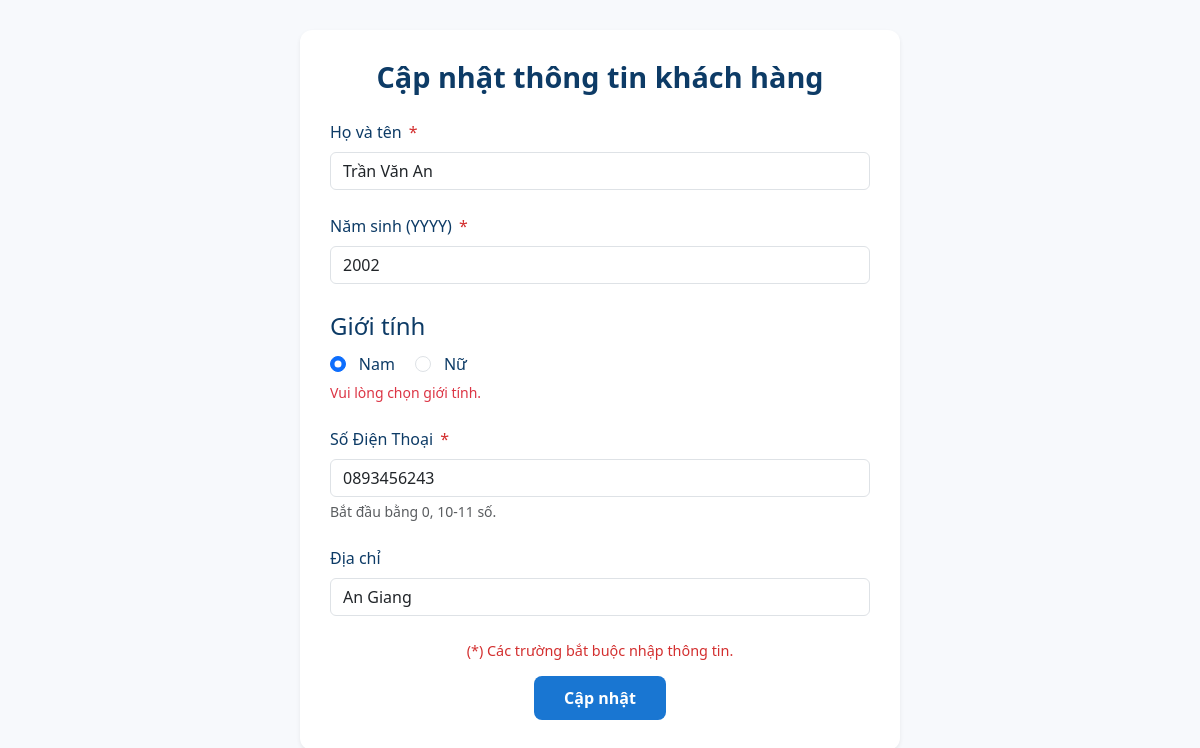
The app's page /admin/pages/suakhachhang.php?id=1 with its own data.
### tables this page shows
CREATE TABLE IF NOT EXISTS `tbl_khachhang` (
    `MaKH` int(10) NOT NULL AUTO_INCREMENT,
    `HoVaTen` varchar(50) NOT NULL,
    `NamSinh` year(4) NOT NULL,
    `GioiTinh` tinyint(1) NOT NULL,
    `SoDienThoai` varchar(10) NOT NULL,
    `DiaChi` nvarchar(50),
    PRIMARY KEY (`MaKH`)
  );

### admin/pages/suakhachhang.php (the view, shortened to what this page needs)
<!DOCTYPE html>
<html lang="vi">
<head>
  <link href="https://cdn.jsdelivr.net/npm/bootstrap@5.3.3/dist/css/bootstrap.min.css" rel="stylesheet" />
</head>
<body>
<?php
  include("../includes/connect.php");
  $bien = isset($_GET['id']) ? (int)$_GET['id'] : 0;
  $stmt = $connect->prepare("SELECT * FROM tbl_khachhang WHERE MaKH = ?");
  $stmt->bind_param("i", $bien);
  $stmt->execute();
  $result = $stmt->get_result();
  $row = $result->fetch_array(MYSQLI_ASSOC);
?>
<div class="form-wrapper shadow-sm">
  <h2 class="form-title">Cập nhật thông tin khách hàng</h2>
  <form action="suakhachhang_submit.php" method="post" novalidate>
    <div class="mb-4">
      <label for="HoTen" class="form-label">Họ và tên <span class="requirefield">*</span></label>
      <input
        type="text"
        id="HoTen"
        name="HoTen"
        class="form-control"
        value="<?php echo htmlspecialchars($row['HoVaTen']); ?>"
        required
        placeholder="Nhập họ và tên"
        maxlength="100"
      />
    </div>
    <div class="mb-4">
      <label for="NamSinh" class="form-label">Năm sinh (YYYY) <span class="requirefield">*</span></label>
      <input
        type="number"
        id="NamSinh"
        name="NamSinh"
        class="form-control"
        value="<?php echo htmlspecialchars($row['NamSinh']); ?>"
        required
        min="1900" max="<?php echo date('Y'); ?>"
        placeholder="Ví dụ: 1985"
      />
    </div>
    <fieldset class="mb-4">
      <legend class="form-label mb-2">Giới tính</legend>
      <div class="form-check form-check-inline">
        <input
          class="form-check-input"
          type="radio"
          name="GioiTinh"
          id="nam"
          value="0"
          <?php if($row['GioiTinh'] == 0) echo 'checked'; ?>
          required
        />
        <label class="form-check-label" for="nam">Nam</label>
      </div>
      <div class="form-check form-check-inline">
        <input
          class="form-check-input"
          type="radio"
          name="GioiTinh"
          id="nu"
          value="1"
          <?php if($row['GioiTinh'] == 1) echo 'checked'; ?>
          required
        />
        <label class="form-check-label" for="nu">Nữ</label>
      </div>
      <div class="invalid-feedback d-block">
        Vui lòng chọn giới tính.
      </div>
    </fieldset>
    <div class="mb-4">
      <label for="SoDienThoai" class="form-label">Số Điện Thoại <span class="requirefield">*</span></label>
      <input
        type="tel"
        id="SoDienThoai"
        name="SoDienThoai"
        class="form-control"
        value="<?php echo htmlspecialchars($row['SoDienThoai']); ?>"
        required
        pattern="0[0-9]{9,10}"
        placeholder="Ví dụ: 0912345678"
      />
      <div class="form-text">Bắt đầu bằng 0, 10-11 số.</div>
    </div>
    <div class="mb-4">
      <label for="DiaChi" class="form-label">Địa chỉ</label>
      <input
        type="text"
        id="DiaChi"
        name="DiaChi"
        class="form-control"
        value="<?php echo htmlspecialchars($row['DiaChi']); ?>"
        placeholder="Nhập địa chỉ (không bắt buộc)"
      />
    </div>
    <div class="text-center">
      <div class="note">(*) Các trường bắt buộc nhập thông tin.</div>
      <button type="submit" class="btn btn-primary">Cập nhật</button>
    </div>
  </form>
</div>
</body>
</html>

### admin/pages/suakhachhang.php (style rules this page uses)
body { background-color: #f7f9fc; color: #0d3b66; font-family: 'Segoe UI', Tahoma, Geneva, Verdana, sans-serif; padding: 30px 15px; }
.form-wrapper { max-width: 600px; margin: 0 auto; background: #fff; padding: 30px; border-radius: 12px; box-shadow: 0 3px 8px rgb(0 0 0 / 0.1); }
.form-title { color: #0d3b66; font-weight: 700; margin-bottom: 25px; text-align: center; font-size: 1.8rem; }
.requirefield { color: #d32f2f; margin-left: 3px; }
.note { font-size: 0.9rem; color: #d32f2f; margin-bottom: 15px; text-align: center; }
.btn-primary { background-color: #1976d2; border: none; font-weight: 600; padding: 10px 30px; border-radius: 8px; transition: background-color 0.3s ease; color: #fff; }
.form-check-label { user-select: none; margin-left: 0.3rem; }

### records on screen
tbl_khachhang: HoTen "Trần Văn An", NamSinh "2002", GioiTinh "☑ Nam", GioiTinh "☐ Nữ", SoDienThoai "0893456243", DiaChi "An Giang"
